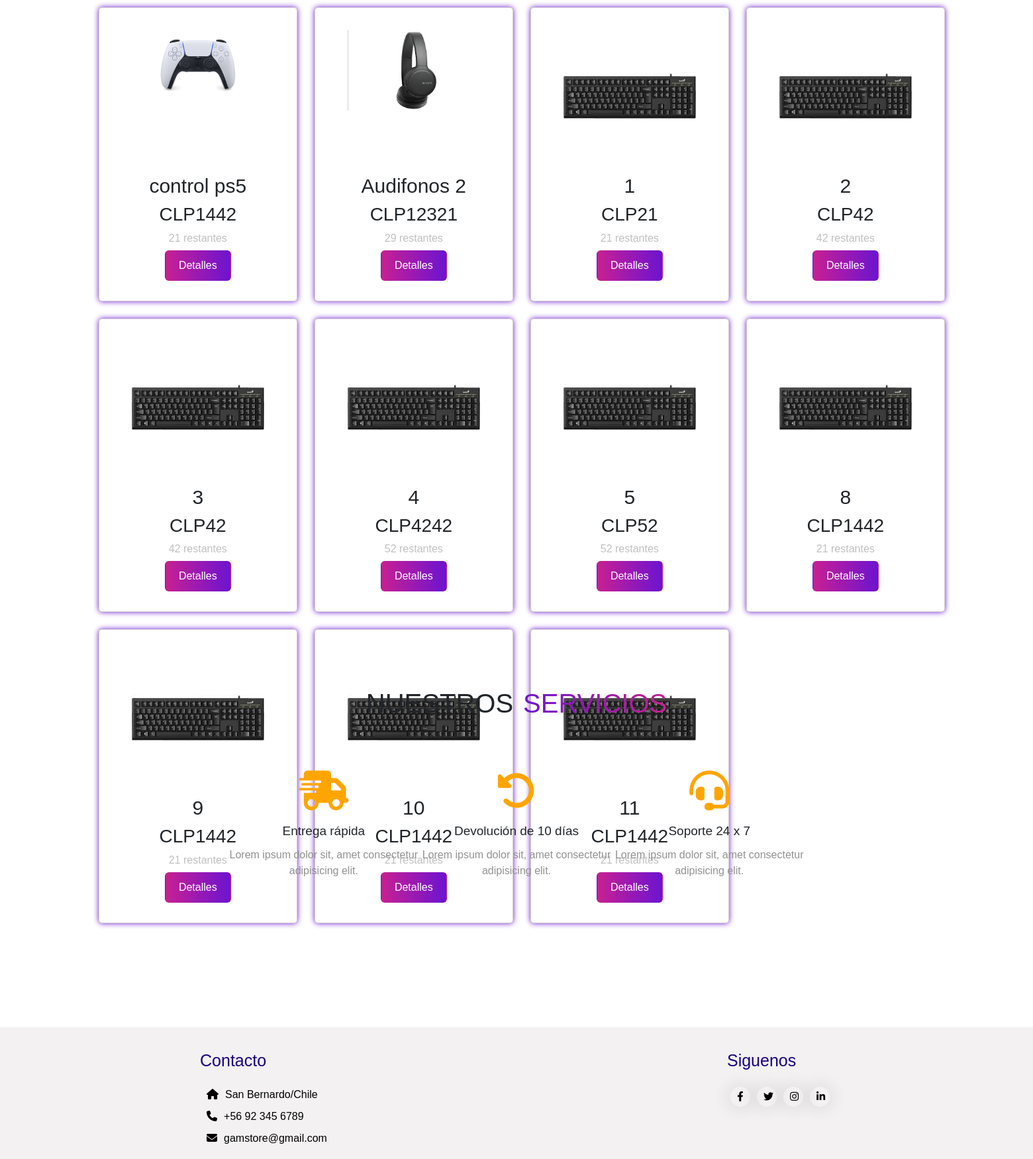
/buscar/ (lower part), run on an earlier commit of the app's database.
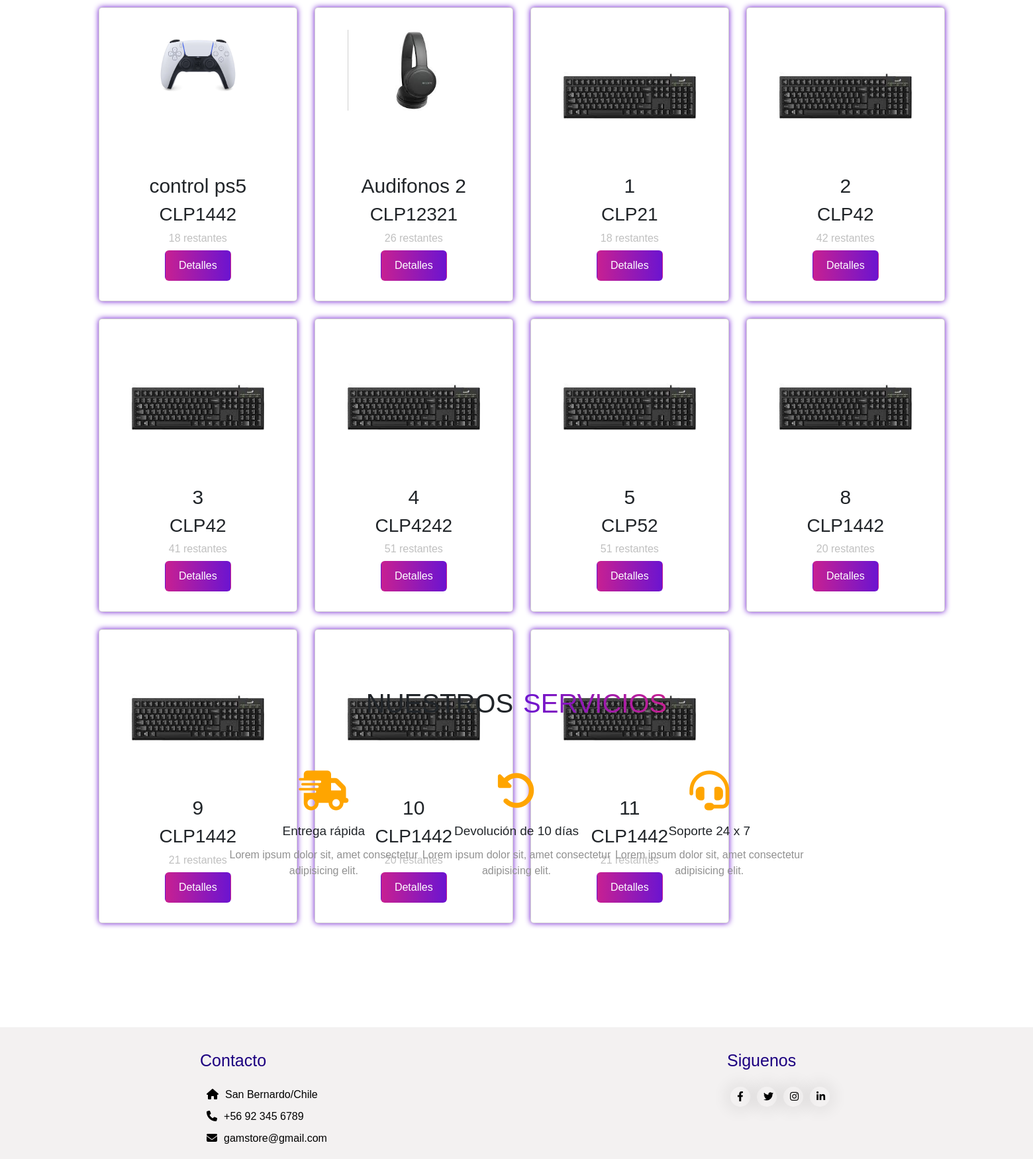
And on a later commit of the database.
### modulos/productos/models.py (models this page shows)
class Producto(models.Model):
    nombre = models.CharField(max_length=30)
    descripcion = models.TextField()
    imagen = models.ImageField(upload_to='productos',null=True)
    precio = models.IntegerField(validators=[MinValueValidator(1)])
    stock= models.SmallIntegerField(validators=[MinValueValidator(1)])
    categoria = models.CharField(max_length=20, choices=categorias)

### modulos/myapp/views.py (the view)
# urls.py: path('buscar/', views.buscar, name='buscar'),
def buscar(request):
    query = request.GET.get('query')
    if query:
        productos = Producto.objects.filter(nombre__icontains=query)
    else:
        productos = Producto.objects.all()
    return render(request, 'productos/buscar.html', {'productos': productos})

### templates/productos/buscar.html (shortened to what this page needs)
{% extends 'base/base3.html' %}
{% block content %}
    <div class="products" id="Products">
        <div class="box">
        {% if productos %}
        {% for producto in productos %}
            <div class="card">
                <div class="image">
                    <img src="{{producto.imagen.url}}">
                </div>
                <div class="products_text">
                    <h2>{{producto.nombre}}</h2>
                    <h3>CLP{{producto.precio}}</h3>
                    <p> {{producto.stock}} restantes</p>
                    <a href="{% url 'detalle' producto.id %}" class="btn" type="button">Detalles</a>
                </div>
            </div>
        {% endfor %}
    {% else %}
        <p class="busquedanada" >No se encontraron nada....</p>
    {% endif %}
        </div>
    </div>
{% endblock %}

What changed in the data, as far as the page shows it:
changed Producto "control ps5": stock "21" → "18"
changed Producto "Audifonos 2": stock "29" → "26"
changed Producto (number 3 of 11 on the later page): stock "21" → "18"
changed Producto (number 5 of 11 on the later page): stock "42" → "41"
changed Producto (number 6 of 11 on the later page): stock "52" → "51"
changed Producto (number 7 of 11 on the later page): stock "52" → "51"
changed Producto (number 8 of 11 on the later page): stock "21" → "20"
changed Producto (number 10 of 11 on the later page): stock "21" → "20"
